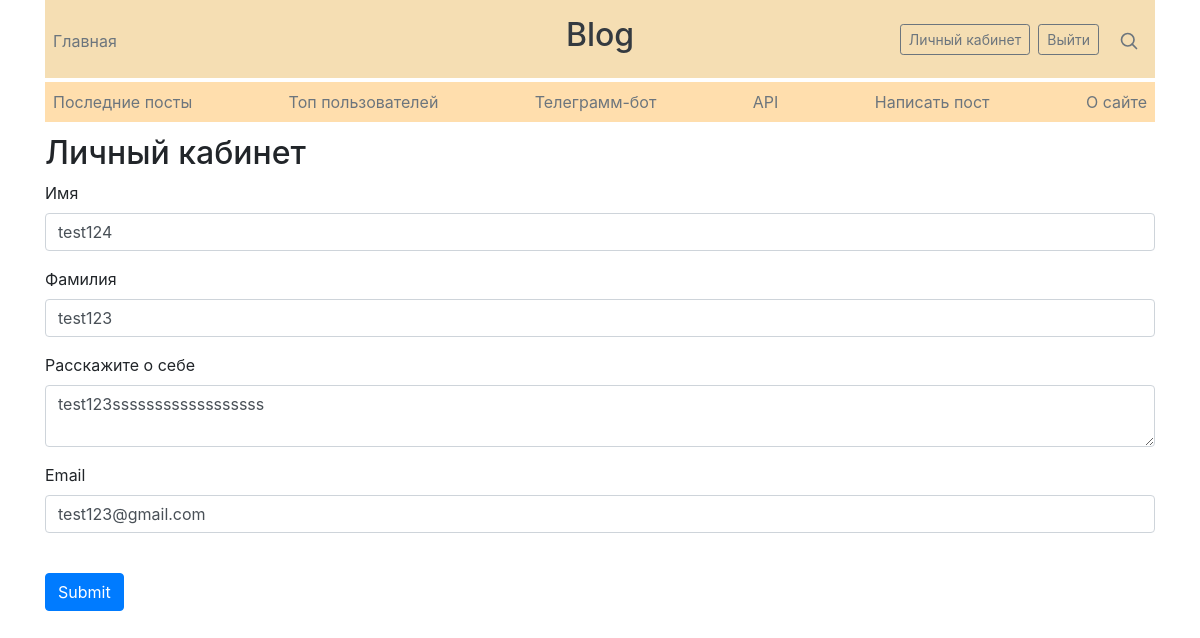
Before: /about_user (signed in) with the older database file.
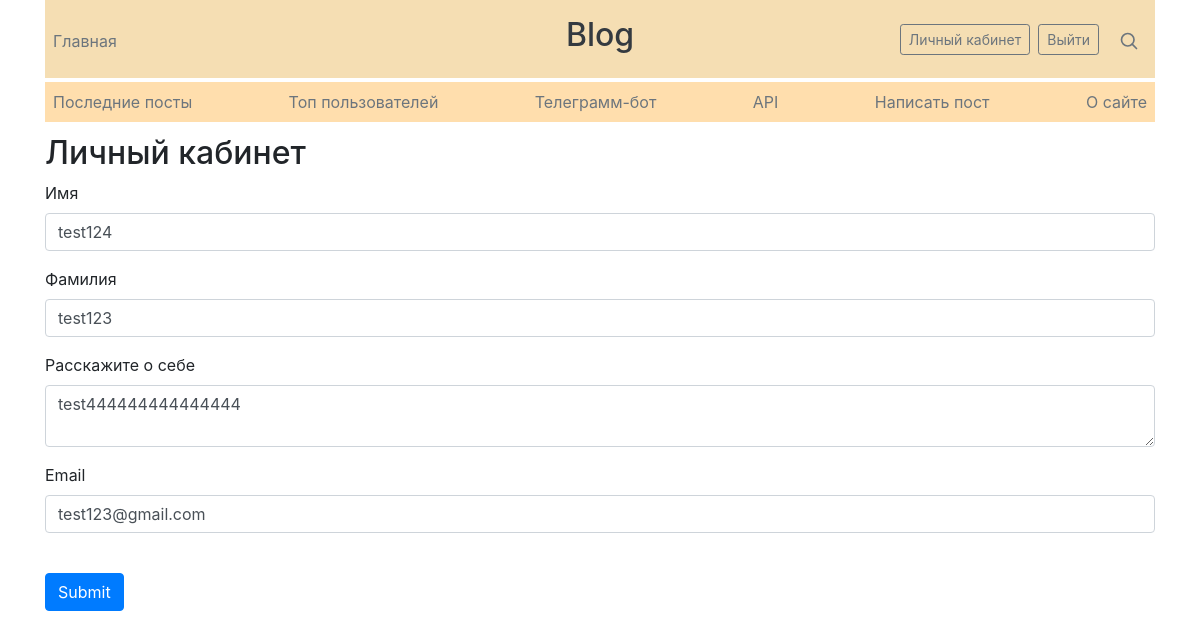
After: the same page with the newer database file.
### data/users.py (models this page shows, shortened)
class User(SqlAlchemyBase, UserMixin, SerializerMixin):
    __tablename__ = 'users'
    id = sqlalchemy.Column(sqlalchemy.Integer,
                           primary_key=True, autoincrement=True)
    surname = sqlalchemy.Column(sqlalchemy.String, nullable=True)
    name = sqlalchemy.Column(sqlalchemy.String, nullable=True)
    about = sqlalchemy.Column(sqlalchemy.String, nullable=True)
    email = sqlalchemy.Column(sqlalchemy.String,
                              index=True, unique=True, nullable=True)
    hashed_password = sqlalchemy.Column(sqlalchemy.String, nullable=True)

### main.py (the view, shortened to what this page needs)
@app.route("/about_user", methods=['GET', 'POST'])
@login_required
def about_user():
    form = RegisterForm()
    if request.method == "GET":
        form.email.data = current_user.email
        form.surname.data = current_user.surname
        form.name.data = current_user.name
        form.about.data = current_user.about
    return render_template('register.html',
                           title='Личный кабинет', reg=False, form=form)

### forms/user.py
class RegisterForm(FlaskForm):
    name = StringField('Имя', validators=[DataRequired()])
    surname = StringField('Фамилия', validators=[DataRequired()])
    email = EmailField('Email', validators=[DataRequired()])
    password = PasswordField(
        'Пароль',
        validators=[DataRequired(),
                    Length(min=4, max=100,
                           message="Пароль должен быть от 4 до 100 символов")])
    password_again = PasswordField(
        'Повтор пароля',
        validators=[DataRequired(),
                    EqualTo('password', message="Пароли не совпадают")])
    about = TextAreaField('Расскажите о себе')
    submit = SubmitField('Submit')

### data/db_session.py (called while the page is built)
def create_session() -> Session:
    global __factory
    return __factory()

### main.py (called while the page is built)
@login_manager.user_loader
def load_user(user_id):
    db_sess = db_session.create_session()
    return db_sess.query(User).get(user_id)

### templates/register.html (shortened to what this page needs)
{% extends "base.html" %}
{% block content %}
<h2>{{ title }}</h2>
<form action="" method="post">
        {% for field in [form.name, form.surname, form.about] %}
        <p>
            {{ field.label }}<br>
            {{ field(class="form-control") }}
        </p>
    {% endfor %}
    <p>
        {{ form.email.label }}<br>
        {{ form.email(class="form-control", type="email") }}<br>
    </p>
    <p>{{ form.submit(type="submit", class="btn btn-primary") }}</p>
</form>
{% endblock %}

Changed rows visible on the page:
changed User "test124": about "test123ssssssssssssssssss" → "test444444444444444"
